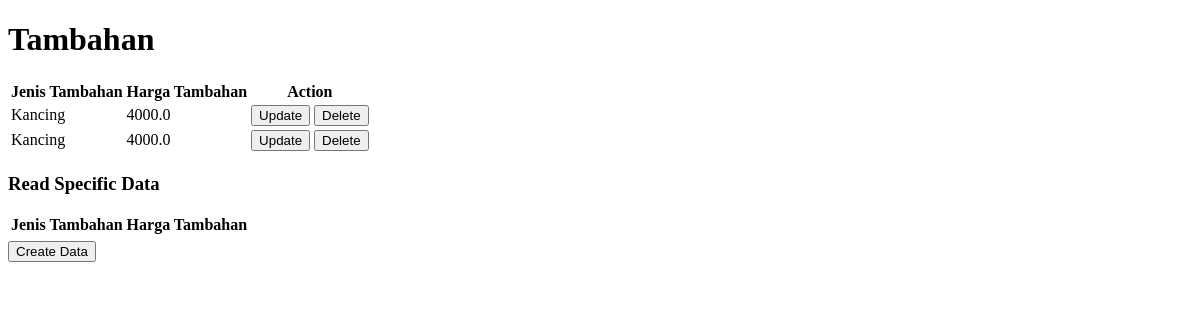
Page /tambahan on the earlier database version.
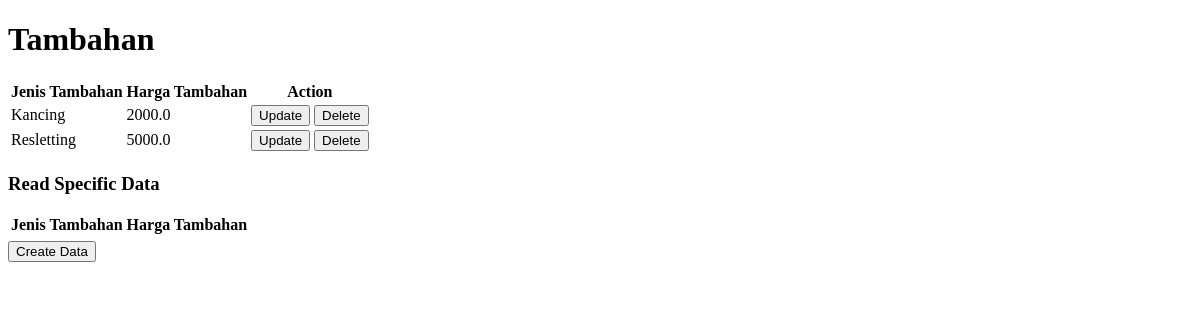
Same page on the later database version.
### LSKTAILOR/models.py (models this page shows, shortened)
class tambahan (models.Model):
    IDtambahan = models.AutoField(primary_key=True)
    jenistambahan = models.CharField(max_length=20)
    hargatambahan = models.FloatField()

### LSKTAILOR/views.py (the view)
# urls.py: path('tambahan',views.tambahan, name='tambahan'),
def tambahan(request):
    tambahanall = models.tambahan.objects.all()
    return render(request, 'tambahan.html',{
        "tambahanall" : tambahanall,
    })

### LSKTAILOR/templates/tambahan.html (shortened to what this page needs)
<!DOCTYPE html>
<html lang="en">
<head>
</head>
<body>
    <h1>Tambahan</h1>
    <table>
        <tbody>
            <tr>
                <th>Jenis Tambahan</th>
                <th>Harga Tambahan</th>
                <th>Action</th>
            </tr>
            {% for item in tambahanall %}
            <tr>
                <td>{{ item.jenistambahan }}</td>
                <td>{{ item.hargatambahan }}</td>
                <td>
                    <a href="{% url 'updatedatatambahan' item.IDtambahan %}">
                        <button>Update</button>
                    </a>
                    <a href="{% url 'deletedatatambahan' item.IDtambahan %}">
                        <button>Delete</button>
                    </a>
                </td>
            </tr>
            {% endfor %}
        </tbody>
    </table>
    <h3>Read Specific Data</h3>
    <table>
        <thead>
            <tr>
                <th>Jenis Tambahan</th>
                <th>Harga Tambahan</th>
            </tr>
        </thead>
        <tbody>
            <tr>
                <td>{{ specifictambahan.jenistambahan }}</td>
                <td>{{ specifictambahan.hargatambahan }}</td>
            </tr>
        </tbody>
    </table>
    <a href="{% url 'createdatatambahan' %}">
        <button>
            Create Data
        </button>
    </a>
</body>
</html>

Differences in the rows shown:
changed tambahan "Kancing": hargatambahan "4000.0" → "2000.0"
changed tambahan: jenistambahan "Kancing" → "Resletting"; hargatambahan "4000.0" → "5000.0"
